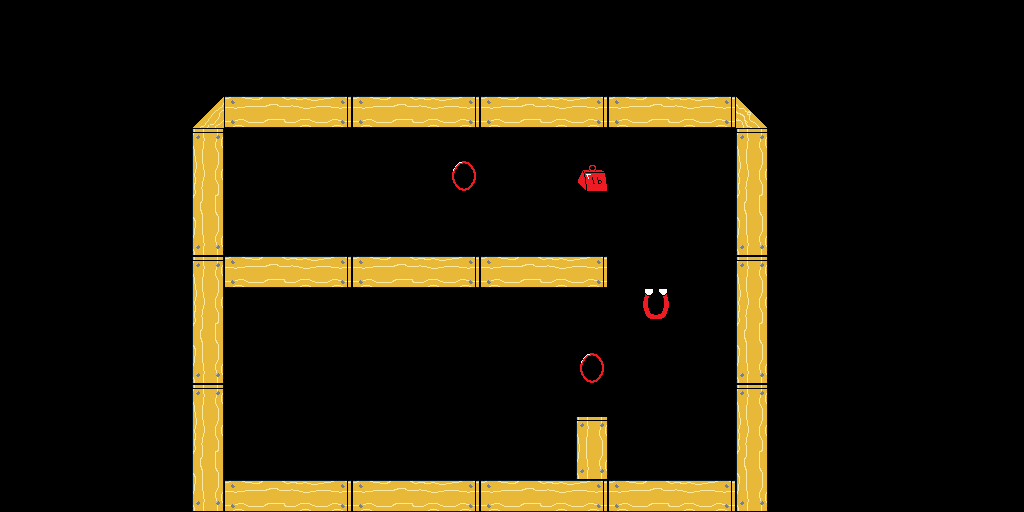

This is a level from a 2D game, rendered from its Tiled map with the project's own tilesets. A one-line summary and the map file follow, with tile-layer data summarised:
An orthogonal 32x16 tile map with 32x32 px tiles, 2 tile layers (background, foreground), 2 tilesets and 23 objects (17x spikes, 4x fan, spawn, exit).

<map version="1.0" orientation="orthogonal" renderorder="right-down" width="32" height="16" tilewidth="32" tileheight="32" nextobjectid="25">
 <tileset firstgid="1" name="basic-tiles" tilewidth="32" tileheight="32" tilecount="256" columns="16">
  <image source="basic-tiles.png" width="512" height="512" />
 </tileset>
 <tileset firstgid="257" name="objects" tilewidth="64" tileheight="64" tilecount="4" columns="0">
  <tile id="1">
   <image width="32" height="64" source="fan_0.png" />
  </tile>
  <tile id="3">
   <image width="32" height="32" source="exit.png" />
  </tile>
  <tile id="4">
   <image width="32" height="32" source="spawn.png" />
  </tile>
  <tile id="5">
   <image width="64" height="7" source="door.png" />
  </tile>
 </tileset>
 <layer name="background" width="32" height="16">
  <data>[512 cells, 4 non-empty, 3 distinct tile ids]</data>
 </layer>
 <layer name="foreground" width="32" height="16">
  <data>[512 cells, 72 non-empty, 10 distinct tile ids]</data>
 </layer>
 <objectgroup name="objects">
  <object id="1" type="fan" gid="258" x="544" y="288" width="32" height="64" rotation="90" />
  <object id="2" type="fan" gid="258" x="224" y="256" width="32" height="64" />
  <object id="3" type="fan" gid="258" x="224" y="192" width="32" height="64" />
  <object id="4" type="spawn" gid="261" x="320" y="192" width="32" height="32" />
  <object id="6" type="exit" gid="260" x="288" y="416" width="32" height="32" />
  <object id="7" type="spikes" gid="20" x="704" y="192" width="32" height="32" />
  <object id="8" type="spikes" gid="20" x="704" y="160" width="32" height="32" />
  <object id="9" type="spikes" gid="20" x="704" y="256" width="32" height="32" />
  <object id="10" type="spikes" gid="20" x="704" y="224" width="32" height="32" />
  <object id="11" type="spikes" gid="20" x="704" y="320" width="32" height="32" />
  <object id="12" type="spikes" gid="20" x="704" y="288" width="32" height="32" />
  <object id="13" type="spikes" gid="20" x="704" y="384" width="32" height="32" />
  <object id="14" type="spikes" gid="20" x="704" y="352" width="32" height="32" />
  <object id="15" type="spikes" gid="20" x="704" y="448" width="32" height="32" />
  <object id="16" type="spikes" gid="20" x="704" y="416" width="32" height="32" />
  <object id="17" type="spikes" gid="20" x="704" y="480" width="32" height="32" />
  <object id="18" type="fan" gid="2147483906" x="544" y="480" width="32" height="64" />
  <object id="19" type="spikes" gid="21" x="224" y="320" width="32" height="32" />
  <object id="20" type="spikes" gid="21" x="224" y="352" width="32" height="32" />
  <object id="21" type="spikes" gid="21" x="224" y="384" width="32" height="32" />
  <object id="22" type="spikes" gid="21" x="224" y="416" width="32" height="32" />
  <object id="23" type="spikes" gid="21" x="224" y="448" width="32" height="32" />
  <object id="24" type="spikes" gid="21" x="224" y="480" width="32" height="32" />
 </objectgroup>
</map>
